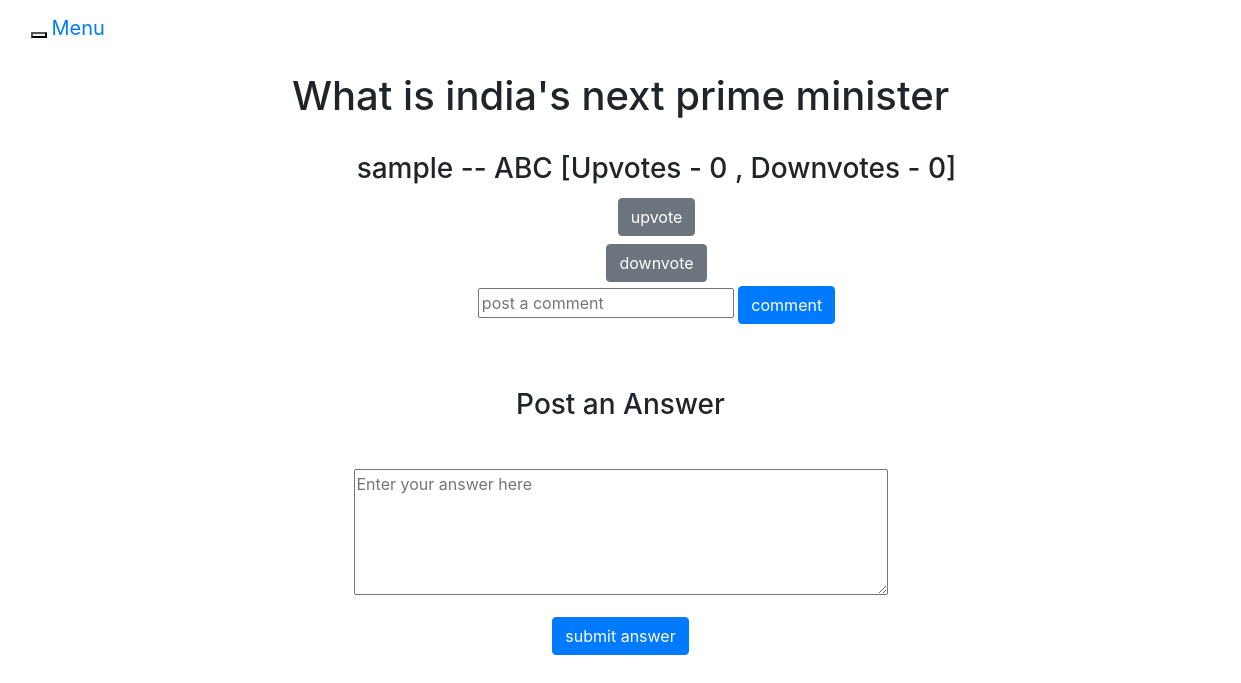
The page /users/view-all-answers/2 (signed in) on the database as committed earlier.
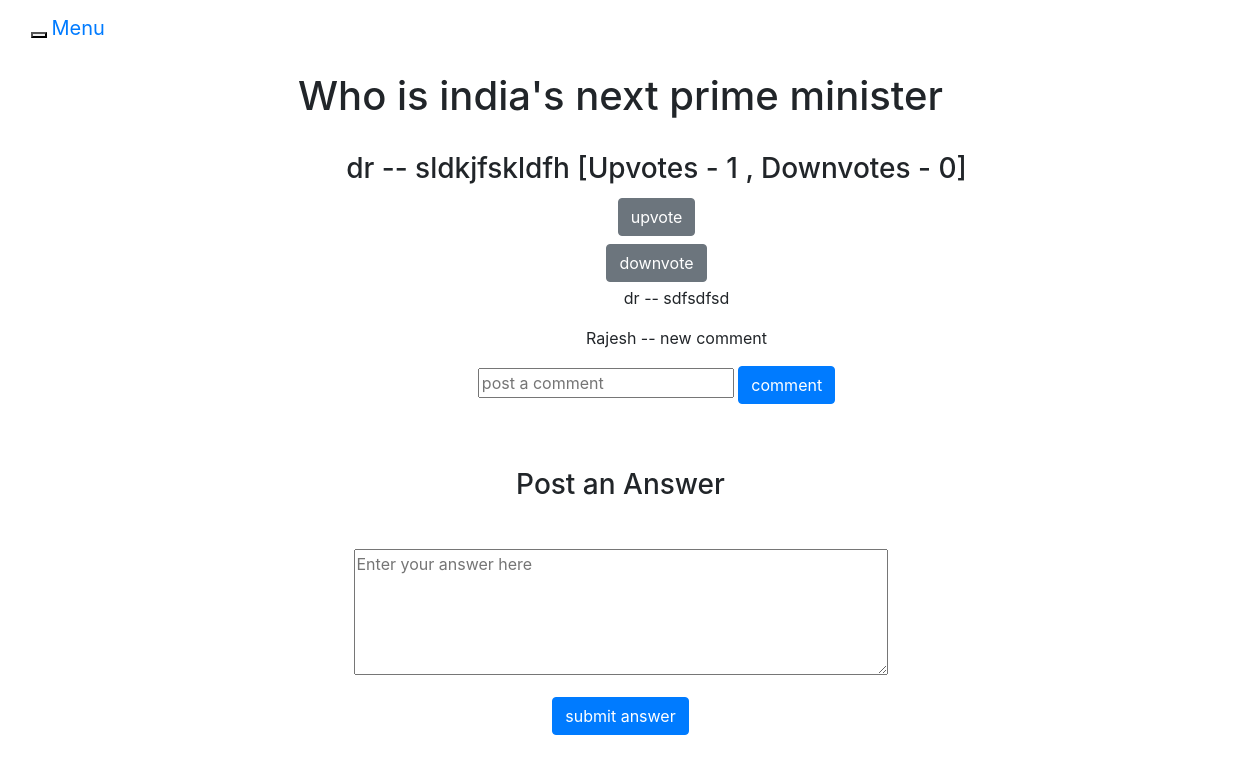
The same page on the database as committed later.
### users/models.py (models this page shows, shortened)
class Question(models.Model):
    question_text=models.CharField(max_length=500)
    user = models.ForeignKey(CustomUser,on_delete=models.CASCADE)
    date = models.DateField(blank= True, default = datetime.now)

class Answer(models.Model):
    answer_text = models.CharField(max_length=10000)
    question = models.ForeignKey(Question,on_delete=models.CASCADE)
    user = models.ForeignKey(CustomUser,on_delete=models.CASCADE)
    date = models.DateField(blank= True, default = datetime.now)
    up_vote_count = models.IntegerField(default=0)
    down_vote_count = models.IntegerField(default=0)

class CustomUser(AbstractUser):
    email = models.EmailField(max_length=255,unique=True)
    name = models.CharField(max_length=200, default="")
    dob = models.DateField(blank=True,null=True,default=datetime.now)
    is_admin = models.BooleanField(default=False,blank=True)
    is_staff = models.BooleanField(default=False,blank=True)
    USERNAME_FIELD='email'
    REQUIRED_FIELDS=['name','username']

class Comment(models.Model):
    comment_text=models.CharField(max_length=5000)
    user = models.ForeignKey(CustomUser,on_delete=models.CASCADE)
    answer = models.ForeignKey(Answer,on_delete=models.CASCADE)
    date = models.DateField(blank= True, default = datetime.now)

### users/views.py (the view)
# urls.py: path('view-all-answers/<int:question_id>',views.view_all_answers,name='view-all-answers'),
@login_required
def view_all_answers(request,question_id):
    template = 'view-all-answers.html'
    return render(request, template ,get_answers_and_comments(question_id))

### users/views.py (called while the page is built)
def get_answers_and_comments(question_id):
    answers = Answer.objects.filter(question = Question.objects.get(id=question_id))
    ans_comments =[]
    for ans in answers:
        comments = Comment.objects.filter(answer = ans)
        question_response = {
            "answer":ans,
            "comments":comments
        }
        ans_comments.append(question_response)
    context = {
        "question_response":ans_comments,
        "question":Question.objects.get(id=question_id)
    }
    return context

### templates/view-all-answers.html (shortened to what this page needs)
{% extends 'base.html' %}
{% load i18n %}
{% block content %}
<h1 class="text-center m-3">{{ question.question_text }}</h1>
<div class="row">
    <div class="col-lg-12 text-center">
        <ul style="list-style: none">
            <li>
                {% for ans in question_response %}
                <div class =row>
                    <div class="col-lg-12 text-center m-3">
                            <h3>{{ans.answer.user.name}} -- {{ ans.answer.answer_text}} [Upvotes - {{ans.answer.up_vote_count}} , Downvotes - {{ans.answer.down_vote_count}}] </h3>
                            <form method="POST" action="{% url 'upvote' ans.answer.id user.id %}">
                                <input type="submit" class="btn btn-secondary m-1" id="upVote" value="upvote"/>
                            </form>
                            <form method="POST" action="{% url 'downvote' ans.answer.id user.id %}">
                                <input type="submit" class="btn btn-secondary m-1" id="downVote" value="downvote"/>
                            </form>
                            <ul style="list-style: none">
                                {% for comment in ans.comments %}
                                <li><p>{{comment.user.name}} -- {{comment.comment_text}}</p></li>
                                {% endfor %}
                            </ul>
                            {% if user.is_authenticated %}
                            <form method="POST" action="{% url 'save-comment' ans.answer.id %}">
                                <div class="form-group">
                                    <input type="text" name="comment" placeholder="post a comment" />
                                    <input class="btn btn-primary" type="submit" value="comment"/>
                                </div>
                            </form>
                            {% endif %}
                    </div>
                </div>
                {% endfor%}
            </li>
        </ul>
    </div>
</div>
{% if user.is_authenticated %}
    <div class="row m-3">
        <div class="col-lg-12 text-center">
            <h3 class="mb-5">Post an Answer</h3>
            <form action="{% url 'save-answer' question.id %}" method="POST">
                <div class="form-group">
                        <textarea rows=5 cols=50 name="answer" placeholder="Enter your answer here"></textarea>
                </div>
                <div class="form-group">
                        <input type="submit" value="submit answer" class="btn btn-primary"/>
                </div>
            </form>
        </div>
    </div>
{% endif %}
{% endblock %}

Rows that differ between the two databases and show on the page:
removed Answer: answer.user.name "sample", answer.answer_text "ABC", answer.up_vote_count "0", answer.down_vote_count "0"
changed Question: question_text "What is india's next prime minister" → "Who is india's next prime minister"
added Answer: answer.user.name "dr", answer.answer_text "sldkjfskldfh", answer.up_vote_count "1", answer.down_vote_count "0"
added Comment: user.name "dr", comment_text "sdfsdfsd"
added Comment: user.name "Rajesh", comment_text "new comment"
